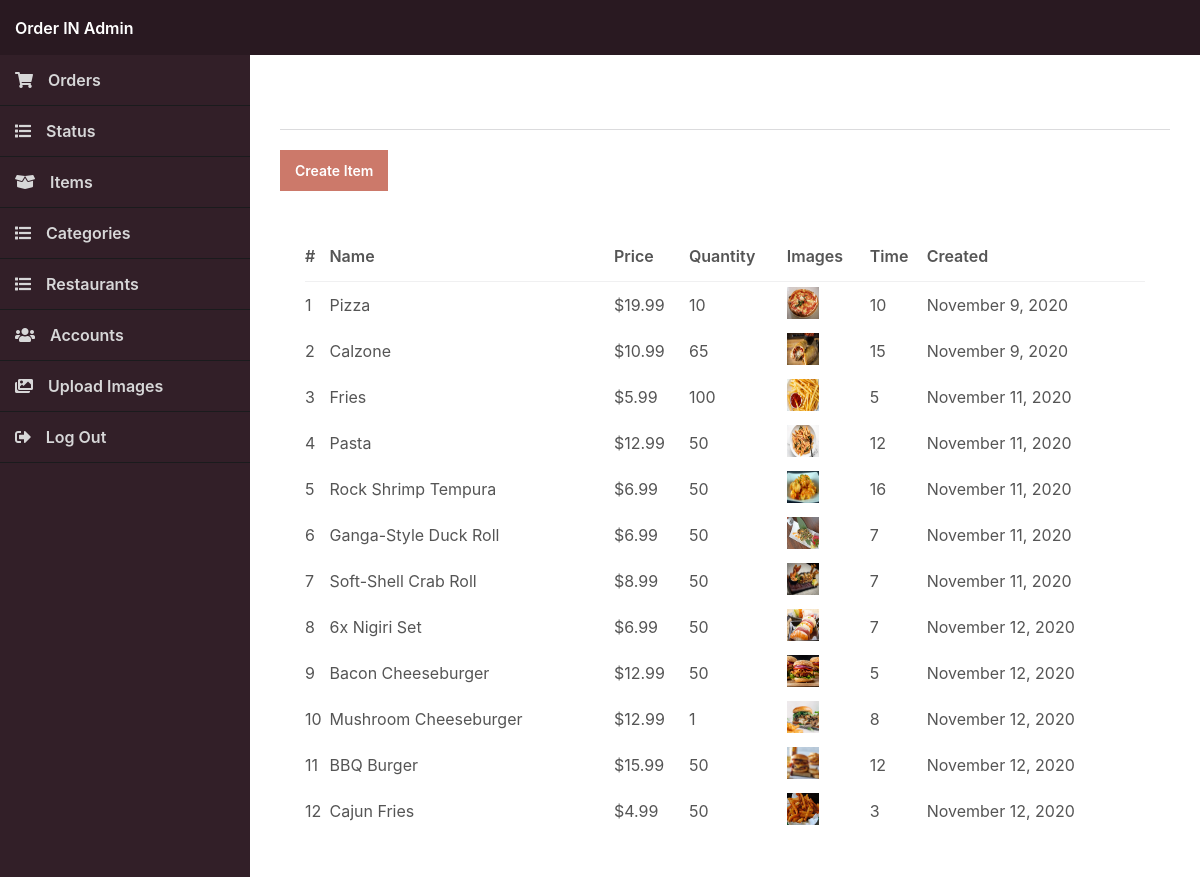
/admin/index.php?page=items (signed in), run on the app's committed database.
### tables this page shows
CREATE TABLE `items` (
  `id` int(11) NOT NULL,
  `name` varchar(200) NOT NULL,
  `desc` text NOT NULL,
  `price` decimal(7,2) NOT NULL,
  `quantity` int(11) NOT NULL,
  `img` text NOT NULL,
  `time` int(2) NOT NULL,
  `date_added` datetime NOT NULL DEFAULT current_timestamp()
);

### admin/index.php (called while the page is built, shortened)
<?php
include '../functions.php';
$page = isset($_GET['page']) && file_exists($_GET['page'] . '.php') ? $_GET['page'] : 'orders';
include $page . '.php';
?>

### admin/items.php (the view, shortened to what this page needs)
<?php
$stmt = $pdo->prepare('SELECT i.*, GROUP_CONCAT(ii.img) AS imgs FROM items i LEFT JOIN items_images ii ON i.id = ii.item_id GROUP BY i.id ORDER BY i.date_added ASC');
$stmt->execute();
$items = $stmt->fetchAll(PDO::FETCH_ASSOC);
?>
<?=template_admin_header('Items')?>
<h2>Items</h2>
<div class="links">
    <a href="index.php?page=item">Create Item</a>
</div>
<div class="content-block">
    <div class="table">
        <table>
            <thead>
                <tr>
                    <td class="responsive-hidden">#</td>
                    <td>Name</td>
                    <td>Price</td>
                    <td>Quantity</td>
                    <td class="responsive-hidden">Images</td>
                    <td>Time</td>
                    <td class="responsive-hidden">Created</td>
                </tr>
            </thead>
            <tbody>
                <?php if (empty($items)): ?>
                <tr>
                    <td colspan="8" style="text-align:center;">There are no items</td>
                </tr>
                <?php else: ?>
                <?php foreach ($items as $item): ?>
                <tr class="details" onclick="location.href='index.php?page=item&id=<?=$item['id']?>'">
                    <td class="responsive-hidden"><?=$item['id']?></td>
                    <td><?=$item['name']?></td>
                    <td><?=currency_code?><?=number_format($item['price'], 2)?></td>
                    <td><?=$item['quantity']?></td>
                    <td class="responsive-hidden">
                        <?PHP foreach (explode(',',$item['imgs']) as $img): ?>
                        <img src="../imgs/<?=$img?>" width="32" height="32" alt="<?=$img?>">
                        <?php endforeach; ?>
                    </td>
                    <td class="time"><?=$item['time']?></td>
                    <td class="responsive-hidden"><?=date('F j, Y', strtotime($item['date_added']))?></td>
                </tr>
                <?php endforeach; ?>
                <?php endif; ?>
            </tbody>
        </table>
    </div>
</div>
<?=template_admin_footer()?>

### admin/admin.css (style rules this page uses)
* { box-sizing: border-box; font-family: -apple-system, BlinkMacSystemFont, "segoe ui", roboto, oxygen, ubuntu, cantarell, "fira sans", "droid sans", "helvetica neue", Arial, sans-serif; font-size: 16px; -webkit-font-smoothing: antialiased; -moz-osx-font-smoothing: grayscale; }
html { height: 100%; }
body { position: relative; min-height: 100%; color: #555555; background-image: url(../imgs/background.jpg); background-size: cover; margin: 0; }
h1, h2, h3, h4, h5 { color: white; margin: 0; padding: 0; }
main h2 { font-size: 20px; padding-bottom: 20px; border-bottom: 1px solid #dbdbdd; }
main .content-block { background-color: #fff; margin-top: 25px; padding: 15px; }
main .table { padding: 0 10px; }
main .table table { width: 100%; border-collapse: collapse; }
main .table table thead td { font-weight: 600; padding: 15px 0; }
main .table table thead tr { border-bottom: 1px solid #f0f0f1; }
main .table table tbody td { padding: 5px 0; }
main .table table .details { cursor: pointer; }
main .links { display: flex; flex-flow: wrap; padding-top: 20px; }
main .links a { display: inline-flex; text-decoration: none; background: #CC796A; color: #FFFFFF; padding: 12px 15px; margin-right: 10px; font-size: 14px; font-weight: 600; }

### data on the page
items: id "1", name "Pizza", price "19.99", quantity "10", shows a picture, time "10", date_added "November 9, 2020"
items: id "2", name "Calzone", price "10.99", quantity "65", shows a picture, time "15", date_added "November 9, 2020"
items: id "3", name "Fries", price "5.99", quantity "100", shows a picture, time "5", date_added "November 11, 2020"
items: id "4", name "Pasta", price "12.99", quantity "50", shows a picture, time "12", date_added "November 11, 2020"
items: id "5", name "Rock Shrimp Tempura", price "6.99", quantity "50", shows a picture, time "16", date_added "November 11, 2020"
items: id "6", name "Ganga-Style Duck Roll", price "6.99", quantity "50", shows a picture, time "7", date_added "November 11, 2020"
items: id "7", name "Soft-Shell Crab Roll", price "8.99", quantity "50", shows a picture, time "7", date_added "November 11, 2020"
items: id "8", name "6x Nigiri Set", price "6.99", quantity "50", shows a picture, time "7", date_added "November 12, 2020"
items: id "9", name "Bacon Cheeseburger", price "12.99", quantity "50", shows a picture, time "5", date_added "November 12, 2020"
items: id "10", name "Mushroom Cheeseburger", price "12.99", quantity "1", shows a picture, time "8", date_added "November 12, 2020"
items: id "11", name "BBQ Burger", price "15.99", quantity "50", shows a picture, time "12", date_added "November 12, 2020"
items: id "12", name "Cajun Fries", price "4.99", quantity "50", shows a picture, time "3", date_added "November 12, 2020"
